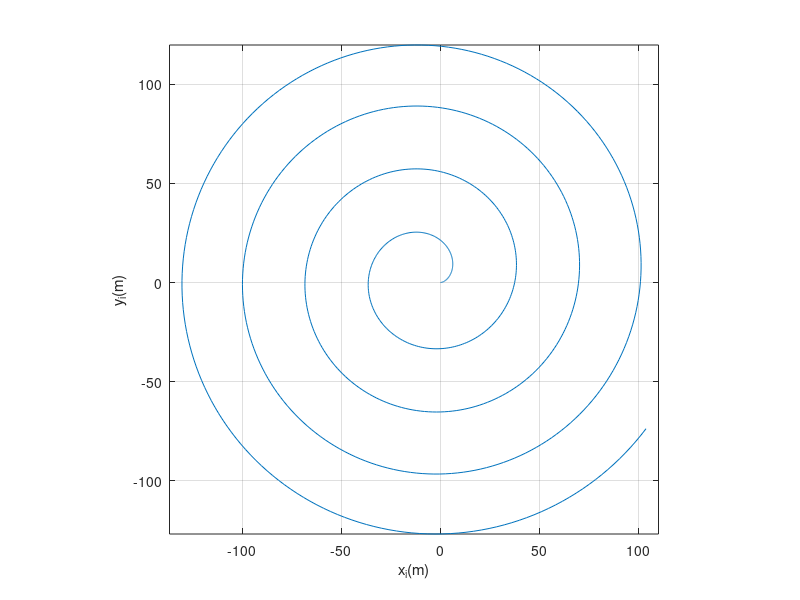

This figure's MATLAB source:
%% Clear
close all ;
clear ;
clc ;

%% Specification of USV
% Size
B = 2.5 ;     % Breath (m)

% Coefficients for state-space equation
C1 = [- 1.0191, 0, 0 ;
    0, 0.0161, - 0.0052 ;
    0, 8.2861, - 0.9860] ;
C2 = [0.0028, 0 ;
    0, 0.0002 ;
    0, 0.0307] ;

%% Conditions for simulation
t_start = 0 ;     % Start time for simulation(sec)
t_end = 10 ;      % End time for siumlation(sec)
dt = 0.01 ;    % Time sep interval(sec)
t = t_start:dt:t_end ;      % Time step array

%% Initial condition for running the simulation
% Initial condition
x = 0 ;     % x position in Body-fixed coordinates(m)
y = 0 ;     % y position in Body-fixed coordinates(m)
psi = 0 ;   % Bearing in Body-fixed coordinates(rad)
u = 0 ;     % x velocity in Body-fixed coordinates(m/s)
v = 0 ;     % y velocity in Body-fixed coordinates(m/s)
r = 0 ;     % Anglular velocity in Body-fixed coordinates(rad/sec)
eta = [x ;
       y ;
       r] ;      % Position matrix
nu = [u ;
      v ;
      r] ;  % Velocity matrix
  
% RPM
rpm_port = 1000 ;    % RPM of port thruster
rpm_stbd = 500 ;  % RPM of starboard thruster

% RPM to thrust(Only forward)
T_port = 3.54 * 1e-5 * (rpm_port^2) + 0.084 * rpm_port - 3.798 ;    % Thrust from port(N)
T_stbd = 3.54 * 1e-5 * (rpm_stbd^2) + 0.084 * rpm_stbd - 3.798 ;    % Thrust from starboard(N)
tau_X = T_port + T_stbd ;       % x thrust in Body-fixed coordinates(N)
tau_N = (T_port - T_stbd) * B / 2 ;     % Angular thrust in Body-fixed coordinates(N*m)
f = [tau_X ;
     tau_N ] ;      % Thrust matrix

%% Running the simulation
% Initial position in Earth-fixed coordinates
X_E = 0 ;       % (m)
Y_E = 0 ;       % (m)
PSI_E = 0 ;     % (rad)

% Calculate velocity matrix and position matrix for steps going
for i = 1:length(t)
    %% Calculate the accelerations for next step in Body-fixed coordinates
    nu_dot = C1 * nu + C2 * f ; 
    
    %% Calculate the velocities for next step in Body-fixed coordinates
    nu = nu + nu_dot * dt ;
    
    %% Calculate the positions for next step in Body-fixed coordintates
    eta = eta + nu * dt ;
    
    %% Convert Body-fixed position to Earth-fixed position
    % Unpack the position matrix
    x = eta(1) ;
    y = eta(2) ;
    psi = eta(3) ;
    
    % Separate the Body-fixed positions into Earth-fixed positions
    x_Xi = x * cos(psi) ;
    x_Yi = x * sin(psi) ;
    y_Xi = - y * sin(psi) ;
    y_Yi = y * cos(psi) ;
    
    % Reunite the positions in Earth-fixed coordinates 
    X = x_Xi + y_Xi ;   
    Y = x_Yi + y_Yi ;
    
    %% Make it start from the last position
    X_E = X_E + X ;
    Y_E = Y_E + Y ;
    PSI_E = PSI_E + psi ;
    
    %% Keep the position history to plot
    history_X_E(i) = X_E ;
    history_Y_E(i) = Y_E ;
end
    
%% Plot the position history ;
figure(1) ;
plot(history_X_E, history_Y_E) ;
pbaspect([1 1 1]) ;
daspect([1 1 1]) ;
hold on ;
grid on ;
xlabel('x_i(m)') ;
ylabel('y_i(m)') ;
